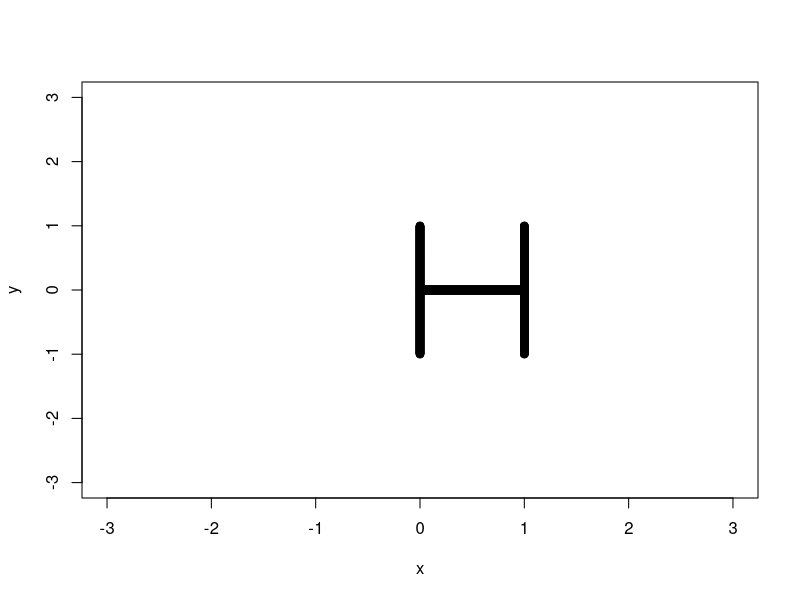
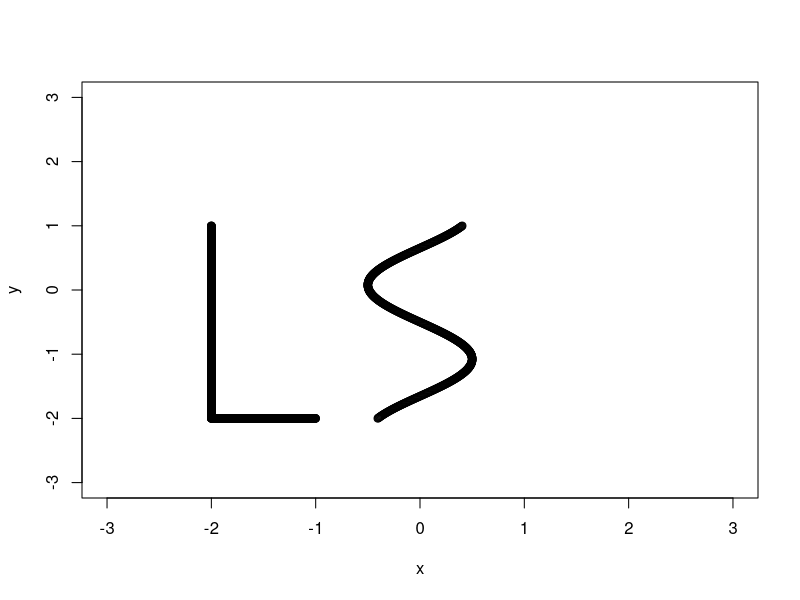
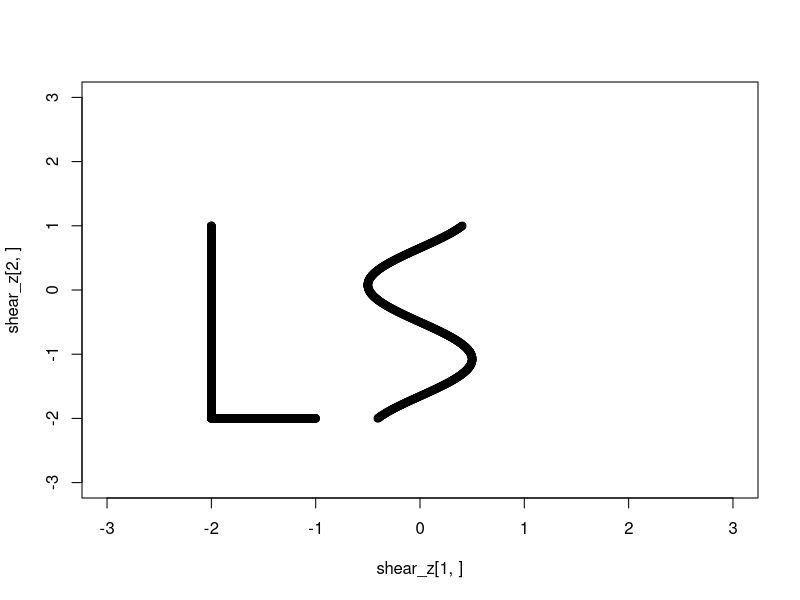
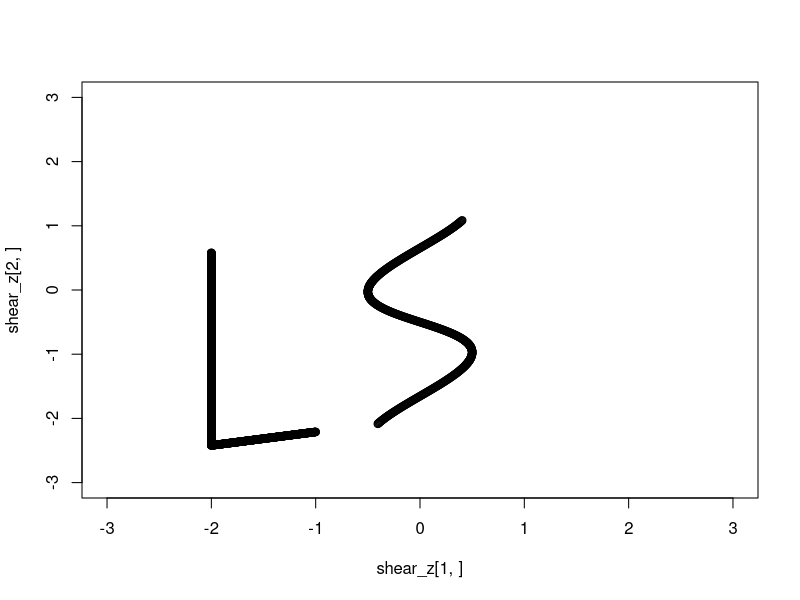
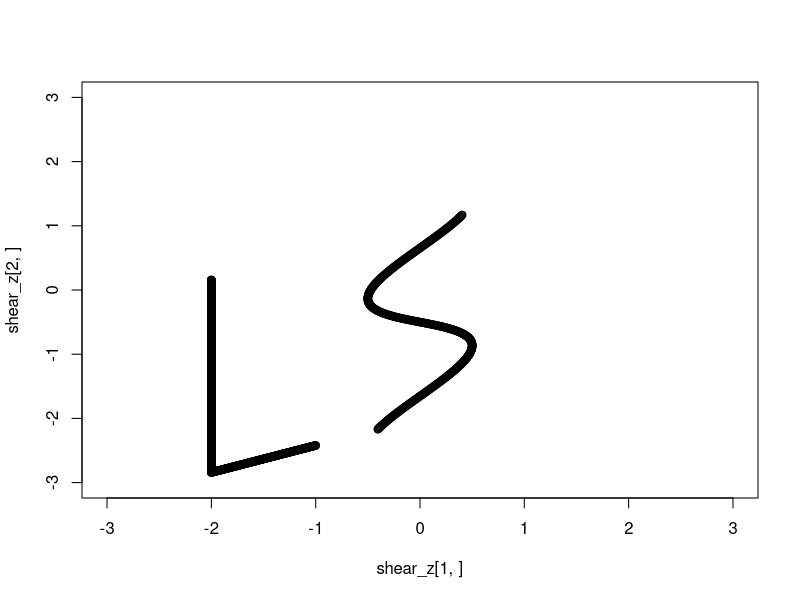
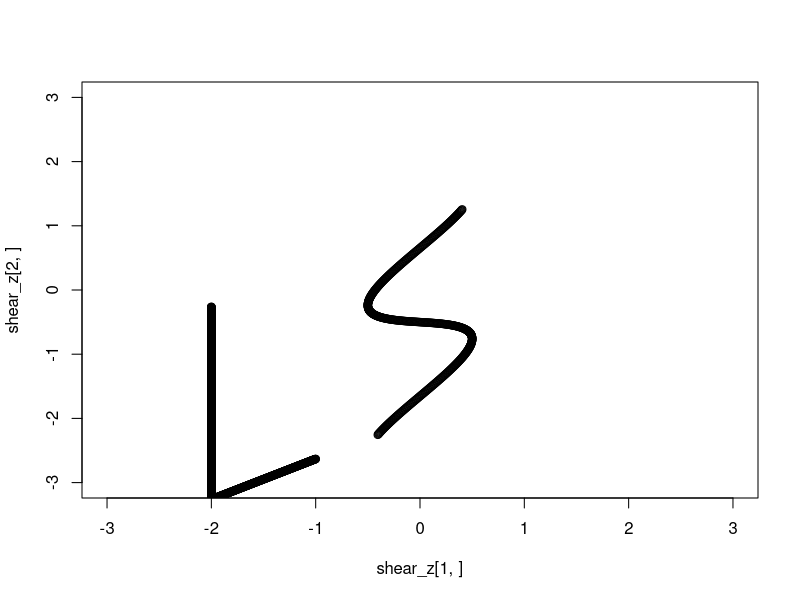
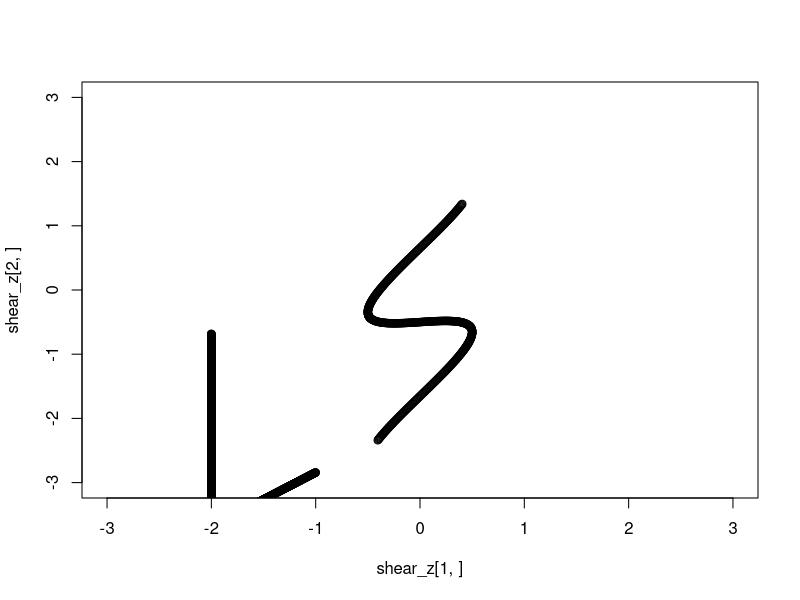
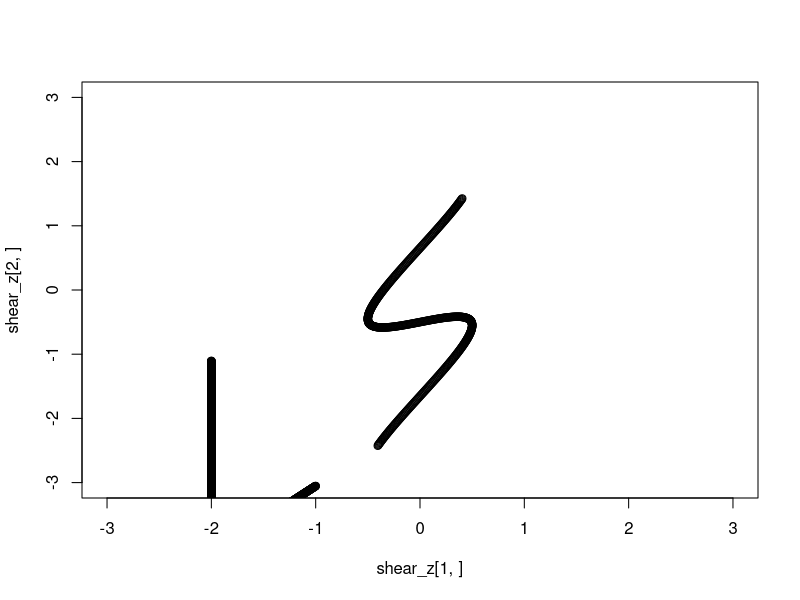

These charts were generated, in order, by the following R code:
## ---- chunk 1
knitr::opts_chunk$set(echo = TRUE)
## ---- chunk 2
# Letter H
x = c(rep(0, 500), seq(0, 1, length.out = 1000), rep(1, 500))

y = c(seq(-1, 1, length.out = 500), rep(0, 1000), seq(-1, 1, length.out = 500))

z = rbind(x, y)

plot(y~x, xlim = c(-3, 3), ylim = c(-3, 3))
## ---- chunk 3
# LS
x <- c(rep(-2, 500),
       seq(-1, -2, length.out = 500),
       rep(-2, 500), 
       sin(seq(-pi * .3, pi * 2.3, length.out = 500)) / 2 + 0) # S plot


y <- c(seq(-2,1,length.out = 500),
       rep(-2, 500),
       seq(-2,1,length.out = 500),
       seq(-2,1,length.out = 500)) # S Plot

z = rbind(x, y)

plot(y ~ x, xlim = c(-3, 3), ylim = c(-3, 3))
## ---- chunk 4
left_multiply <- function(x, y) {
  x %*% y
}
left_multiply(matrix(rep(seq(1, 3, length.out = 3), 3), nrow = 3, ncol = 3), diag(3))
## ---- chunk 5
for (i in seq(0, 4, length.out = 20)) {
  shear_z <- apply(z, 2, function(x) left_multiply(x, matrix(c(1, 0, i, 1), nrow = 2, ncol = 2)))
   plot(shear_z[2,] ~ shear_z[1,], xlim = c(-3, 3), ylim = c(-3, 3))
}
## ---- chunk 6
for (i in seq(1, 4, length.out = 20)) {
  scaling_z <- apply(z, 2, function(x) left_multiply(x, matrix(c(i, 0, 0, i), nrow = 2, ncol = 2)))
   plot(scaling_z[2,] ~ scaling_z[1,], xlim = c(-3, 3), ylim = c(-3, 3))
}
## ---- chunk 7
for (i in seq(0, pi * 2, length.out = 20)) {
  rotating_z <- apply(z, 2, function(x) left_multiply(x, matrix(c(cos(i), -sin(i), sin(i), cos(i)), nrow = 2, ncol = 2)))
   plot(rotating_z[2,] ~ rotating_z[1,], xlim = c(-3, 3), ylim = c(-3, 3))
}
## ---- chunk 8
for (i in seq(0, 2 * pi, length.out = 20)) {
  Z <- rbind(z, rep(0, ncol(z)))
  ani_z <- apply(Z, 2, function(x) left_multiply(x, matrix(c(1, 0, 0, 0, cos(i), -sin(i), 0, sin(i), cos(i)), nrow = 3, ncol = 3)))
   plot(ani_z[2,] ~ ani_z[1,], xlim = c(-3, 3), ylim = c(-3, 3))
}
